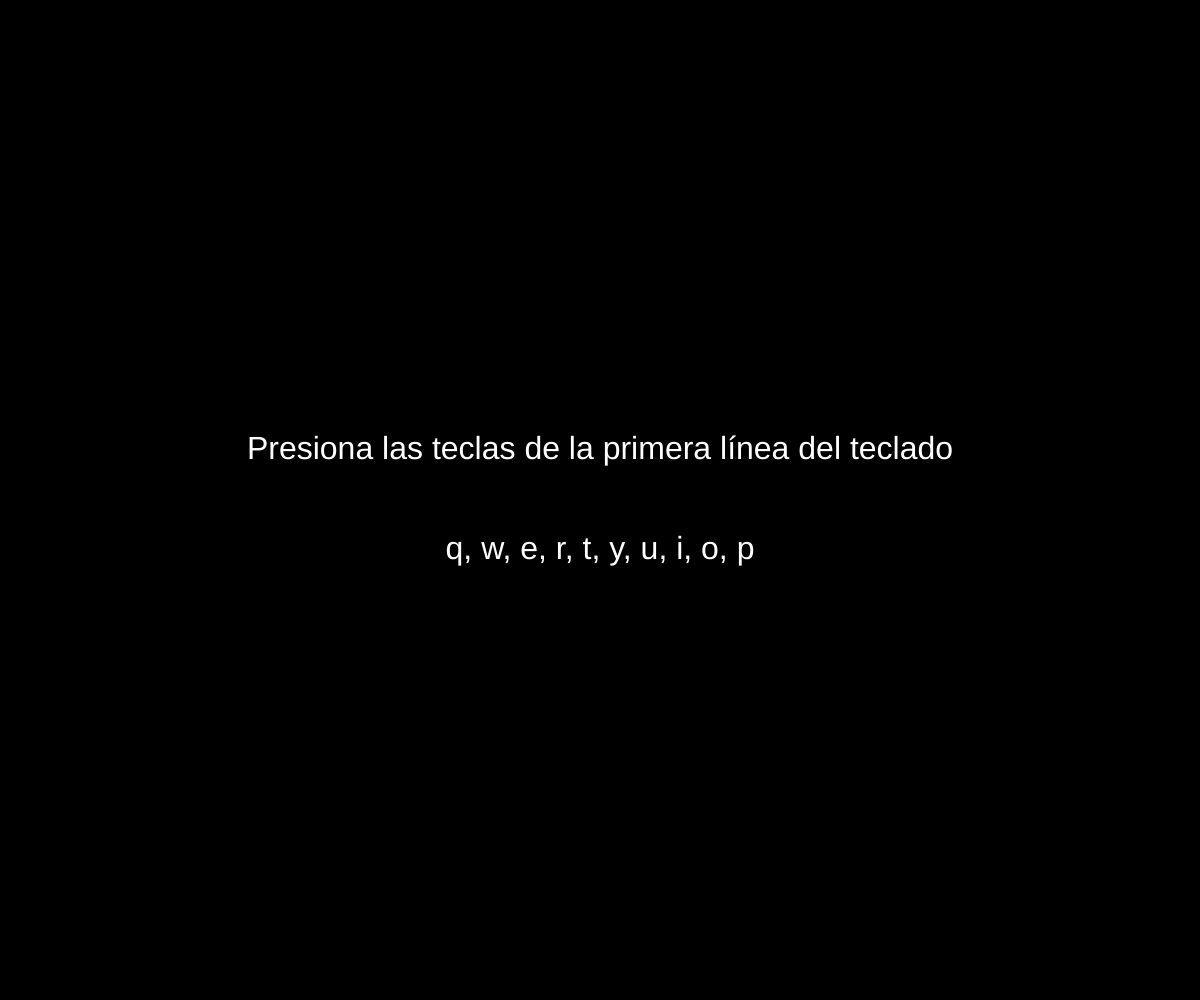
Frame 1 (no input)
Frame 60 (no input): identical to frame 1, image omitted
Frame 120 (the mouse pressed at the canvas centre since frame 60): identical to frame 1, image omitted

The p5.js sketch that drew this single still picture (run headless with seeded random() and noise() and a simulated clock; from frame 60 on, the mouse is pressed at the canvas centre):

// p5.js sketch
// ── sketch.js
function setup() {
  createCanvas(windowWidth, windowHeight);
  background(0);
  fill(255);
  textSize(32);
  textAlign(CENTER, CENTER);
  text("Presiona las teclas de la primera línea del teclado", width / 2, height / 2 - 50);
  text("q, w, e, r, t, y, u, i, o, p", width / 2, height / 2 + 50);
}

function draw() {
  // Nada en draw
}

//cuando se presionen las teclas de la primera línea del teclado 
//me gustaría que aparezca una carita feliz
// con diferentes colores dependiendo de la tecla presionada
// q, w, e, r, t, y, u, i, o, p
// cuando se presione la tecla q, aparecerá una carita feliz de color verde
// cuando se presione la tecla w, aparecerá una carita feliz de color amarillo
// cuando se presione la tecla e, aparecerá una carita feliz de color azul
// cuando se presione la tecla r, aparecerá una carita feliz de color rojo
// cuando se presione la tecla t, aparecerá una carita feliz de color naranja
// cuando se presione la tecla y, aparecerá una carita feliz de color rosa
// cuando se presione la tecla u, aparecerá una carita feliz de color morado
// cuando se presione la tecla i, aparecerá una carita feliz de color celeste
// cuando se presione la tecla o, aparecerá una carita feliz de color gris
// cuando se presione la tecla p, aparecerá una carita feliz de color blanco
// las caritas felices aparecerán en una posición aleatoria dentro del canvas

function keyPressed() {
  const faceSize = 200;
  const cx = random(faceSize / 2, width - faceSize / 2);
  const cy = random(faceSize / 2, height - faceSize / 2);

  let faceColor;
  // Cambia el color de la carita feliz según la tecla presionada
  // Verde
  if (key === 'q') faceColor = color(15, 204, 0);
  // Amarillo     
  else if (key === 'w') faceColor = color(255, 204, 0);
  // Azul
  else if (key === 'e') faceColor = color(0, 0, 255);
  // Rojo
  else if (key === 'r') faceColor = color(255, 0, 0);
  // Naranja
  else if (key === 't') faceColor = color(255, 165, 0);
  // Rosa
  else if (key === 'y') faceColor = color(255, 192, 203);
  // Morado
  else if (key === 'u') faceColor = color(128, 0, 128);
  // Celeste
  else if (key === 'i') faceColor = color(135, 206, 235);
  // Gris
  else if (key === 'o') faceColor = color(128, 128, 128);
  // Blanco
  else if (key === 'p') faceColor = color(255, 255, 255);
  // Si no es una de las teclas especificadas, no hacer nada
  else return;

  // La carita feliz en posición aleatoria
  fill(faceColor);
  // Carita feliz
  // Se colocan las constantes para la posición y tamaño de la carita feliz
  ellipse(cx, cy, faceSize, faceSize);

  fill(0);
  // Ojo izquierdo
  arc(cx - 50, cy - 20, 50, 50, 0, PI);
  // Ojo derecho
  arc(cx + 50, cy - 20, 50, 50, 0, PI);
  // Boca
  arc(cx, cy + 50, 100, 50, 0, PI);
}

//function keyReleased() {
  //clear();
  //resizeCanvas(windowWidth, windowHeight);
  //background(0);
  //fill(255);
  //textSize(32);
  //textAlign(CENTER, CENTER);
  //text("Presiona las teclas de la primera línea del teclado", width / 2, height / 2 - 50);
  //text("q, w, e, r, t, y, u, i, o, p", width / 2, height / 2 + 50);
//}

//Para reiniciar el canvas cuando se refresque la ventana
function windowResized() {
  resizeCanvas(windowWidth, windowHeight);
  background(0);
  fill(255);
  textSize(32);
  textAlign(CENTER, CENTER);
  text("Presiona las teclas de la primera línea del teclado", width / 2, height / 2 - 50);
  text("q, w, e, r, t, y, u, i, o, p", width / 2, height / 2 + 50);
}
// ── style.css
html, body {
  margin: 0;
  padding: 0;
}

canvas {
  display: block;
  justify-content: center;
  align-items: center;
}
